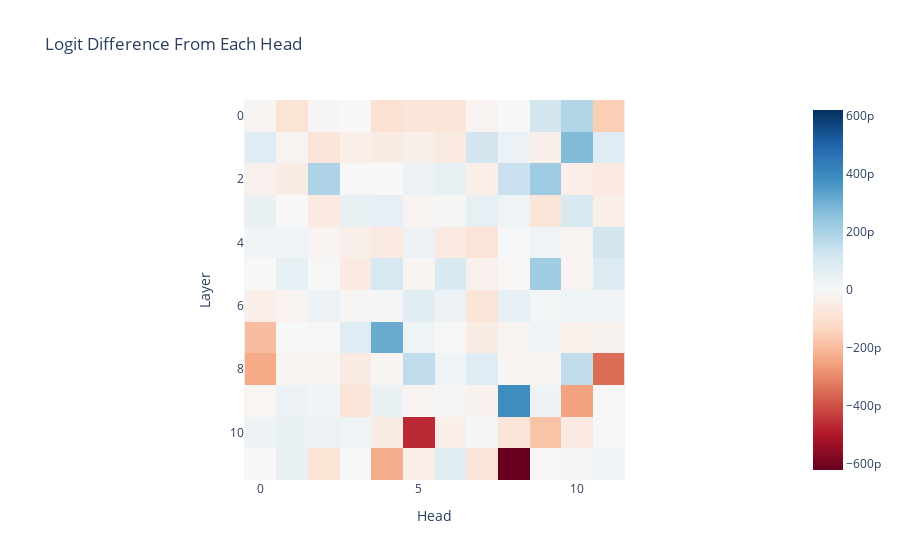
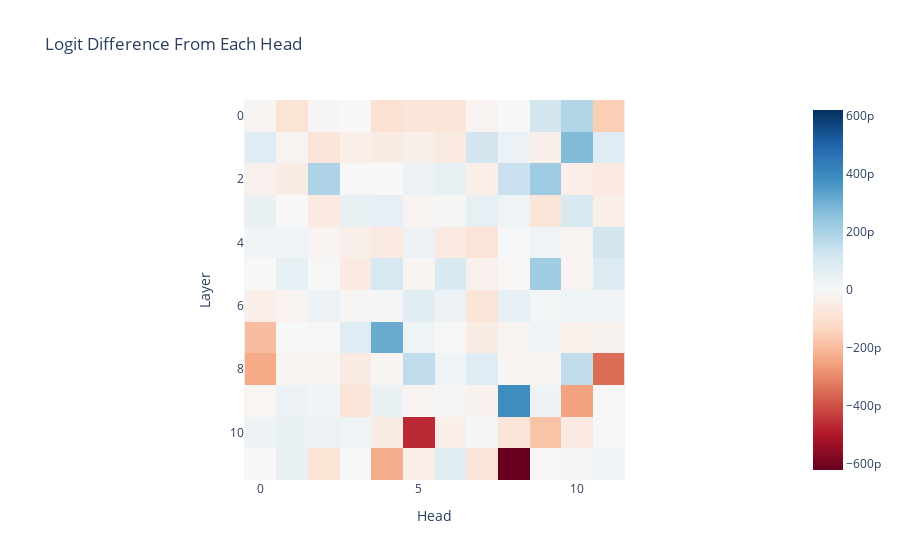

Write notebook code for charts like these, in order.
### Code cell
imshow(
    per_head_logit_diffs,
    labels={"x": "Head", "y": "Layer"},
    title="Logit Difference From Each Head",

)

### Figure 1 — Plotly figure (JSON) as saved in the notebook; plotly's stock layout.template omitted (floating-point values rounded to 4 significant figures; data arrays with more than 128 entries replaced by an {"elided": "..."} marker saying what was removed)
{"data": [{"coloraxis": "coloraxis", "hovertemplate": "Head: %{x}<br>Layer: %{y}<br>color: %{z}<extra></extra>", "name": "0", "type": "heatmap", "xaxis": "x", "yaxis": "y", "z": {"elided": "12x12 float values"}}], "layout": {"coloraxis": {"cmid": 0, "colorscale": [[0, "rgb(103,0,31)"], [0.1, "rgb(178,24,43)"], [0.2, "rgb(214,96,77)"], [0.3, "rgb(244,165,130)"], [0.4, "rgb(253,219,199)"], [0.5, "rgb(247,247,247)"], [0.6, "rgb(209,229,240)"], [0.7, "rgb(146,197,222)"], [0.8, "rgb(67,147,195)"], [0.9, "rgb(33,102,172)"], [1, "rgb(5,48,97)"]]}, "title": {"text": "Logit Difference From Each Head"}, "xaxis": {"anchor": "y", "constrain": "domain", "domain": [0, 1], "scaleanchor": "y", "title": {"text": "Head"}}, "yaxis": {"anchor": "x", "autorange": "reversed", "constrain": "domain", "domain": [0, 1], "title": {"text": "Layer"}}}}

### Figure 2 — Plotly figure (JSON) as saved in the notebook; plotly's stock layout.template omitted (floating-point values rounded to 4 significant figures; data arrays with more than 128 entries replaced by an {"elided": "..."} marker saying what was removed)
{"data": [{"coloraxis": "coloraxis", "hovertemplate": "Head: %{x}<br>Layer: %{y}<br>color: %{z}<extra></extra>", "name": "0", "type": "heatmap", "xaxis": "x", "yaxis": "y", "z": {"elided": "12x12 float values"}}], "layout": {"coloraxis": {"cmid": 0, "colorscale": [[0, "rgb(103,0,31)"], [0.1, "rgb(178,24,43)"], [0.2, "rgb(214,96,77)"], [0.3, "rgb(244,165,130)"], [0.4, "rgb(253,219,199)"], [0.5, "rgb(247,247,247)"], [0.6, "rgb(209,229,240)"], [0.7, "rgb(146,197,222)"], [0.8, "rgb(67,147,195)"], [0.9, "rgb(33,102,172)"], [1, "rgb(5,48,97)"]]}, "title": {"text": "Logit Difference From Each Head"}, "xaxis": {"anchor": "y", "constrain": "domain", "domain": [0, 1], "scaleanchor": "y", "title": {"text": "Head"}}, "yaxis": {"anchor": "x", "autorange": "reversed", "constrain": "domain", "domain": [0, 1], "title": {"text": "Layer"}}}}
